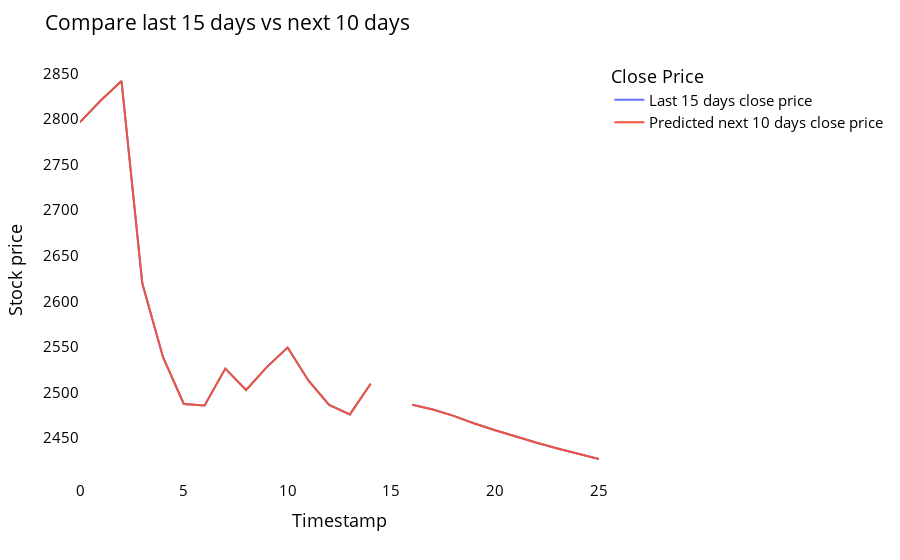

Notebook cell for this chart:
### Code cell
temp_mat = np.empty((len(last_days)+pred_days+1,1))
temp_mat[:] = np.nan
temp_mat = temp_mat.reshape(1,-1).tolist()[0]

last_original_days_value = temp_mat
next_predicted_days_value = temp_mat

last_original_days_value[0:time_step+1] = scaler.inverse_transform(closedf[len(closedf)-time_step:]).reshape(1,-1).tolist()[0]
next_predicted_days_value[time_step+1:] = scaler.inverse_transform(np.array(lst_output).reshape(-1,1)).reshape(1,-1).tolist()[0]

new_pred_plot = pd.DataFrame({
    'last_original_days_value':last_original_days_value,
    'next_predicted_days_value':next_predicted_days_value
})

names = cycle(['Last 15 days close price','Predicted next 10 days close price'])

fig = px.line(new_pred_plot,x=new_pred_plot.index, y=[new_pred_plot['last_original_days_value'],
                                                      new_pred_plot['next_predicted_days_value']],
              labels={'value': 'Stock price','index': 'Timestamp'})
fig.update_layout(title_text='Compare last 15 days vs next 10 days',
                  plot_bgcolor='white', font_size=15, font_color='black',legend_title_text='Close Price')

fig.for_each_trace(lambda t:  t.update(name = next(names)))
fig.update_xaxes(showgrid=False)
fig.update_yaxes(showgrid=False)
fig.show()

### Figure 1 — Plotly figure (JSON) as saved in the notebook; plotly's stock layout.template omitted (floating-point values rounded to 4 significant figures)
{"data": [{"hovertemplate": "variable=last_original_days_value<br>Timestamp=%{x}<br>Stock price=%{y}<extra></extra>", "legendgroup": "last_original_days_value", "line": {"color": "#636efa", "dash": "solid"}, "marker": {"symbol": "circle"}, "mode": "lines", "name": "Last 15 days close price", "orientation": "v", "showlegend": true, "type": "scatter", "x": [0, 1, 2, 3, 4, 5, 6, 7, 8, 9, 10, 11, 12, 13, 14, 15, 16, 17, 18, 19, 20, 21, 22, 23, 24, 25], "xaxis": "x", "y": [2797.0, 2820.0, 2842.0, 2620.0, 2539.0, 2487.0, 2486.0, 2526.0, 2503.0, 2528.0, 2549.0, 2513.0, 2486.0, 2476.0, 2510.0, null, 2487.0, 2481.0, 2474.0, 2466.0, 2459.0, 2451.0, 2445.0, 2438.0, 2432.0, 2427.0], "yaxis": "y"}, {"hovertemplate": "variable=next_predicted_days_value<br>Timestamp=%{x}<br>Stock price=%{y}<extra></extra>", "legendgroup": "next_predicted_days_value", "line": {"color": "#EF553B", "dash": "solid"}, "marker": {"symbol": "circle"}, "mode": "lines", "name": "Predicted next 10 days close price", "orientation": "v", "showlegend": true, "type": "scatter", "x": [0, 1, 2, 3, 4, 5, 6, 7, 8, 9, 10, 11, 12, 13, 14, 15, 16, 17, 18, 19, 20, 21, 22, 23, 24, 25], "xaxis": "x", "y": [2797.0, 2820.0, 2842.0, 2620.0, 2539.0, 2487.0, 2486.0, 2526.0, 2503.0, 2528.0, 2549.0, 2513.0, 2486.0, 2476.0, 2510.0, null, 2487.0, 2481.0, 2474.0, 2466.0, 2459.0, 2451.0, 2445.0, 2438.0, 2432.0, 2427.0], "yaxis": "y"}], "layout": {"font": {"color": "black", "size": 15}, "legend": {"title": {"text": "Close Price"}, "tracegroupgap": 0}, "margin": {"t": 60}, "plot_bgcolor": "white", "title": {"text": "Compare last 15 days vs next 10 days"}, "xaxis": {"anchor": "y", "domain": [0, 1], "showgrid": false, "title": {"text": "Timestamp"}}, "yaxis": {"anchor": "x", "domain": [0, 1], "showgrid": false, "title": {"text": "Stock price"}}}}
